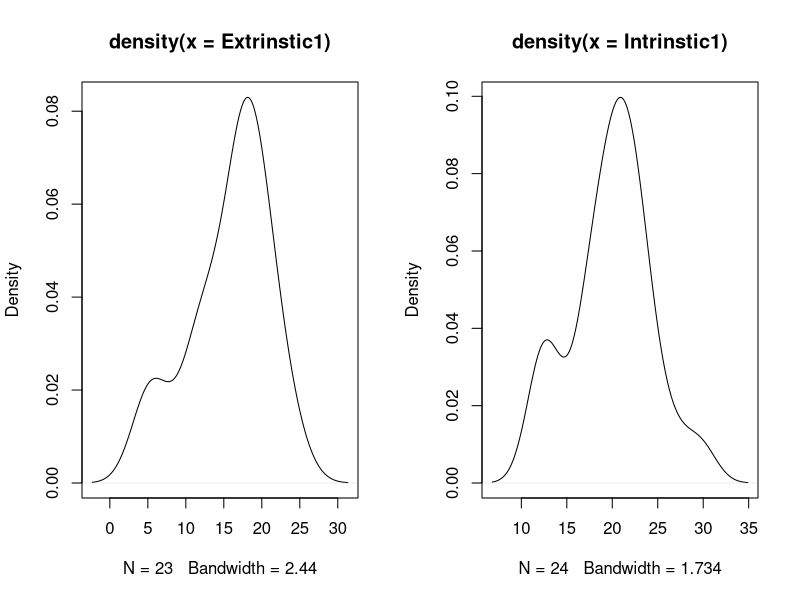
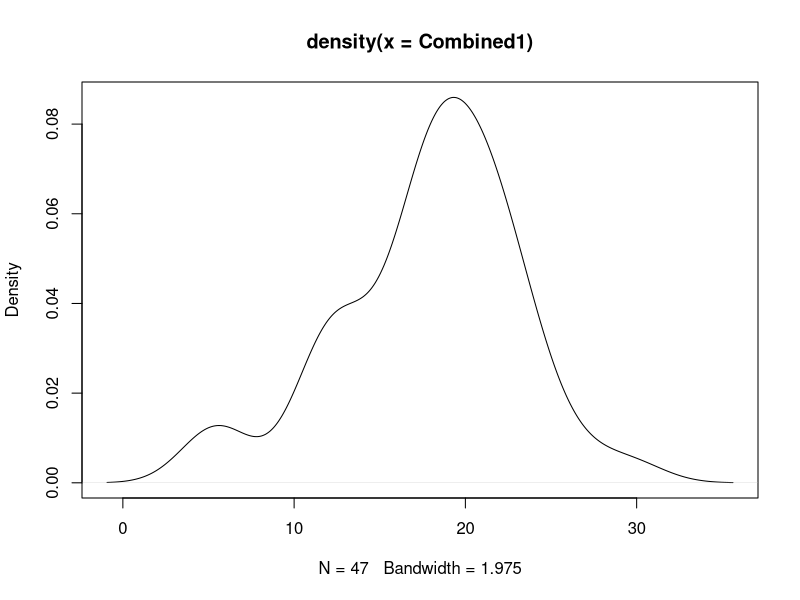

Recreate these plots in R, in order.
setwd("~/Documents/Master/ada")
Combined <- read.csv (file = 'Combined.csv',header = TRUE)
Combined1   <- Combined[1:47,1]
Extrinstic1 <- Combined[1:23,1]
Intrinstic1 <- Combined[24:47,1]
par(mfrow= c(1,2))
Extrin_d <- density(Extrinstic1)
Intrin_d <- density(Intrinstic1)
Combin_d <- density(Combined1)
plot(Extrin_d)
plot(Intrin_d)
par(mfrow = c(1,1))
plot(Combin_d)



